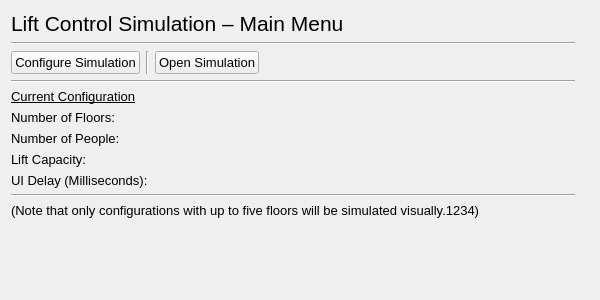
<?xml version="1.0" encoding="UTF-8"?>
<ui version="4.0">
 <class>mwindow_main_menu</class>
 <widget class="QMainWindow" name="mwindow_main_menu">
  <property name="geometry">
   <rect>
    <x>0</x>
    <y>0</y>
    <width>600</width>
    <height>300</height>
   </rect>
  </property>
  <property name="font">
   <font>
    <pointsize>10</pointsize>
   </font>
  </property>
  <property name="windowTitle">
   <string>Lift Control Simulation – Main Menu</string>
  </property>
  <widget class="QWidget" name="central_widget">
   <widget class="QWidget" name="layoutWidget">
    <property name="geometry">
     <rect>
      <x>11</x>
      <y>11</y>
      <width>564</width>
      <height>265</height>
     </rect>
    </property>
    <layout class="QVBoxLayout" name="vert_layout_lift_control">
     <item>
      <widget class="QLabel" name="lbl_lift_control">
       <property name="font">
        <font>
         <pointsize>16</pointsize>
         <bold>false</bold>
        </font>
       </property>
       <property name="text">
        <string>Lift Control Simulation – Main Menu</string>
       </property>
      </widget>
     </item>
     <item>
      <widget class="Line" name="hori_line_lift_control">
       <property name="orientation">
        <enum>Qt::Horizontal</enum>
       </property>
      </widget>
     </item>
     <item>
      <layout class="QHBoxLayout" name="hori_layout_nav">
       <item alignment="Qt::AlignLeft">
        <widget class="QPushButton" name="btn_config_sim">
         <property name="text">
          <string>Configure Simulation</string>
         </property>
        </widget>
       </item>
       <item>
        <widget class="Line" name="vert_line_buttons">
         <property name="orientation">
          <enum>Qt::Vertical</enum>
         </property>
        </widget>
       </item>
       <item alignment="Qt::AlignLeft">
        <widget class="QPushButton" name="btn_open_sim">
         <property name="text">
          <string>Open Simulation</string>
         </property>
        </widget>
       </item>
       <item>
        <spacer name="hori_spacer_nav">
         <property name="orientation">
          <enum>Qt::Horizontal</enum>
         </property>
         <property name="sizeHint" stdset="0">
          <size>
           <width>40</width>
           <height>20</height>
          </size>
         </property>
        </spacer>
       </item>
      </layout>
     </item>
     <item>
      <widget class="Line" name="hori_line_nav">
       <property name="orientation">
        <enum>Qt::Horizontal</enum>
       </property>
      </widget>
     </item>
     <item>
      <widget class="QLabel" name="lbl_current_config">
       <property name="font">
        <font>
         <pointsize>10</pointsize>
         <underline>true</underline>
        </font>
       </property>
       <property name="text">
        <string>Current Configuration</string>
       </property>
      </widget>
     </item>
     <item>
      <widget class="QLabel" name="lbl_num_floors">
       <property name="text">
        <string>Number of Floors: </string>
       </property>
      </widget>
     </item>
     <item>
      <widget class="QLabel" name="lbl_num_people">
       <property name="text">
        <string>Number of People: </string>
       </property>
      </widget>
     </item>
     <item>
      <widget class="QLabel" name="lbl_lift_capacity">
       <property name="text">
        <string>Lift Capacity: </string>
       </property>
      </widget>
     </item>
     <item>
      <widget class="QLabel" name="lbl_ui_delay">
       <property name="text">
        <string>UI Delay (Milliseconds): </string>
       </property>
      </widget>
     </item>
     <item>
      <widget class="Line" name="hori_line_config">
       <property name="orientation">
        <enum>Qt::Horizontal</enum>
       </property>
      </widget>
     </item>
     <item>
      <widget class="QLabel" name="lbl_instruction">
       <property name="font">
        <font>
         <pointsize>10</pointsize>
         <italic>false</italic>
        </font>
       </property>
       <property name="text">
        <string>(Note that only configurations with up to five floors will be simulated visually.1234)</string>
       </property>
      </widget>
     </item>
     <item>
      <spacer name="vert_spacer">
       <property name="orientation">
        <enum>Qt::Vertical</enum>
       </property>
       <property name="sizeHint" stdset="0">
        <size>
         <width>20</width>
         <height>40</height>
        </size>
       </property>
      </spacer>
     </item>
    </layout>
   </widget>
  </widget>
 </widget>
 <resources/>
 <connections/>
</ui>
